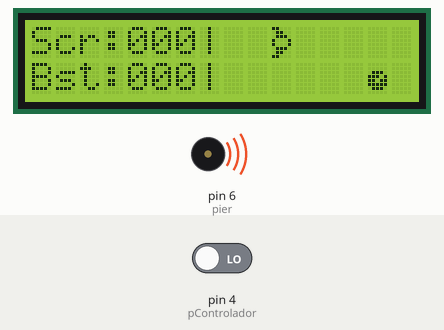
The sketch below on a simulated Arduino Uno, built with avr-gcc and run on an emulated ATmega328P. Parts: 16×2 character LCD, buzzer (waves = sounding). The test bench sets the inputs (shaded band); at power-on: pin 4 (pControlador) LOW. Random numbers use the default seed unless the sketch sets one.

Above: at 1.25 s.
1.3 s: pin 4 (pControlador) driven HIGH
At 3.2 s:
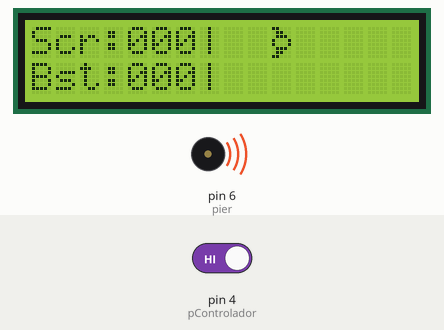
3.3 s: pin 4 (pControlador) driven LOW
At 4.85 s:
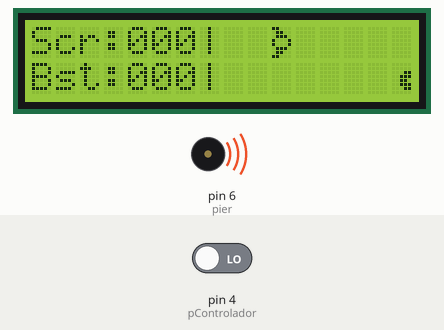
6.3 s: pin 4 (pControlador) driven HIGH
At 7.95 s:
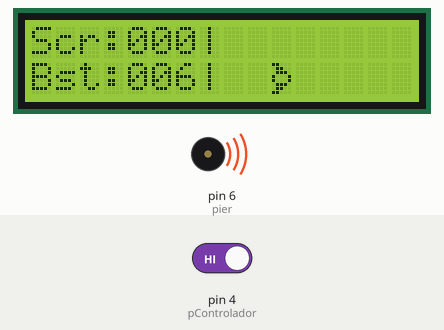
8.2 s: pin 4 (pControlador) driven LOW
At 9.15 s:
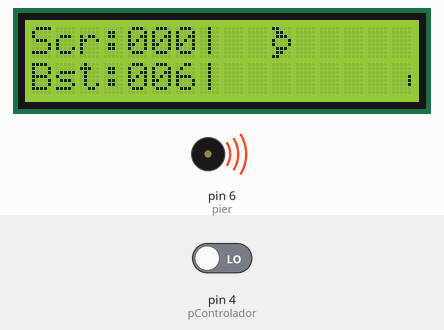
11.1 s: pin 4 (pControlador) driven HIGH
At 11.89 s:
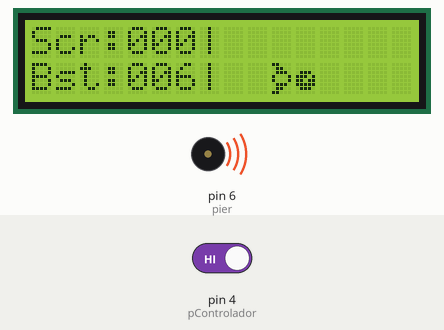
13.2 s: pin 4 (pControlador) driven LOW
At 13.66 s:
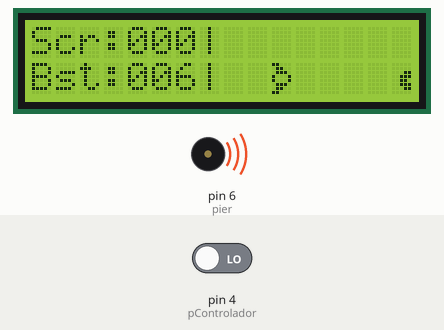
Timing chart, 0 to 18.3 s (numbered marks = the images above; inputs shaded):
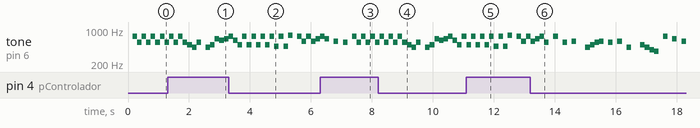

The sketch:

game.ino
```cpp
/*
Tela LCD
*/
#include <LiquidCrystal.h>
LiquidCrystal lcd(2, 3, A0, A1, A2, A3);


/*
Musica
*/
//Notas para o Arduino tocar
#define NOTE_B0  31
#define NOTE_C1  33
#define NOTE_CS1 35
#define NOTE_D1  37
#define NOTE_DS1 39
#define NOTE_E1  41
#define NOTE_F1  44
#define NOTE_FS1 46
#define NOTE_G1  49
#define NOTE_GS1 52
#define NOTE_A1  55
#define NOTE_AS1 58
#define NOTE_B1  62
#define NOTE_C2  65
#define NOTE_CS2 69
#define NOTE_D2  73
#define NOTE_DS2 78
#define NOTE_E2  82
#define NOTE_F2  87
#define NOTE_FS2 93
#define NOTE_G2  98
#define NOTE_GS2 104
#define NOTE_A2  110
#define NOTE_AS2 117
#define NOTE_B2  123
#define NOTE_C3  131
#define NOTE_CS3 139
#define NOTE_D3  147
#define NOTE_DS3 156
#define NOTE_E3  165
#define NOTE_F3  175
#define NOTE_FS3 185
#define NOTE_G3  196
#define NOTE_GS3 208
#define NOTE_A3  220
#define NOTE_AS3 233
#define NOTE_B3  247
#define NOTE_C4  262
#define NOTE_CS4 277
#define NOTE_D4  294
#define NOTE_DS4 311
#define NOTE_E4  330
#define NOTE_F4  349
#define NOTE_FS4 370
#define NOTE_G4  392
#define NOTE_GS4 415
#define NOTE_A4  440
#define NOTE_AS4 466
#define NOTE_B4  494
#define NOTE_C5  523
#define NOTE_CS5 554
#define NOTE_D5  587
#define NOTE_DS5 622
#define NOTE_E5  659
#define NOTE_F5  698
#define NOTE_FS5 740
#define NOTE_G5  784
#define NOTE_GS5 831
#define NOTE_A5  880
#define NOTE_AS5 932
#define NOTE_B5  988
#define NOTE_C6  1047
#define NOTE_CS6 1109
#define NOTE_D6  1175
#define NOTE_DS6 1245
#define NOTE_E6  1319
#define NOTE_F6  1397
#define NOTE_FS6 1480
#define NOTE_G6  1568
#define NOTE_GS6 1661
#define NOTE_A6  1760
#define NOTE_AS6 1865
#define NOTE_B6  1976
#define NOTE_C7  2093
#define NOTE_CS7 2217
#define NOTE_D7  2349
#define NOTE_DS7 2489
#define NOTE_E7  2637
#define NOTE_F7  2794
#define NOTE_FS7 2960
#define NOTE_G7  3136
#define NOTE_GS7 3322
#define NOTE_A7  3520
#define NOTE_AS7 3729
#define NOTE_B7  3951
#define NOTE_C8  4186
#define NOTE_CS8 4435
#define NOTE_D8  4699
#define NOTE_DS8 4978

//Configurações do som
#define notasIntervalo 150
#define multiplicador 1
unsigned long tempoNota = notasIntervalo;
word contadorNotas = 0;

//Componentes de som
#define pier 6//Pino do buzzer

//Melodia
//Array com a melodia da música
word melodia[] = {NOTE_FS5, NOTE_CS5, NOTE_FS5, NOTE_CS5, NOTE_FS5, NOTE_CS5, NOTE_FS5, NOTE_CS5, NOTE_FS5, NOTE_CS5, NOTE_FS5, NOTE_CS5, NOTE_B4,
NOTE_A4, NOTE_CS5, 0, NOTE_A4, NOTE_B4, NOTE_E5, NOTE_DS5, NOTE_E5, NOTE_FS5, NOTE_DS5, NOTE_B4, NOTE_FS5, NOTE_B4,
NOTE_FS5, NOTE_B4, NOTE_FS5, NOTE_B4, NOTE_FS5, NOTE_AS4, NOTE_FS5, NOTE_AS4, NOTE_G5, 0, NOTE_FS5, NOTE_D5, NOTE_FS5,
NOTE_D5, NOTE_E5, NOTE_FS5, NOTE_E5, 0, NOTE_D5, 0, NOTE_CS5, 0, NOTE_FS5, NOTE_CS5, NOTE_FS5, NOTE_CS5,
NOTE_FS5, NOTE_CS5, NOTE_FS5, NOTE_CS5, NOTE_FS5, NOTE_CS5, NOTE_FS5, NOTE_CS5, NOTE_B4, NOTE_A4, NOTE_CS5, 0, NOTE_A4,
NOTE_B4, NOTE_E5, NOTE_DS5, NOTE_E5, NOTE_FS5, NOTE_DS5, NOTE_B4, NOTE_FS5, NOTE_B4, NOTE_FS5, NOTE_B4, NOTE_FS5, NOTE_B4,
NOTE_FS5, NOTE_AS4, NOTE_FS5, NOTE_AS4, NOTE_G5, 0, NOTE_FS5, NOTE_D5, NOTE_FS5, NOTE_D5, NOTE_E5, NOTE_FS5, NOTE_CS5,
0, NOTE_FS5, 0, NOTE_CS5, 0, NOTE_D5, 0, 0, NOTE_A4, NOTE_B4, NOTE_CS5, NOTE_D5, 0,
NOTE_CS5, 0, NOTE_D5, 0, NOTE_A4, 0, 0, NOTE_B4, NOTE_A4, NOTE_G4, NOTE_FS4, 0, NOTE_FS5,
0, NOTE_E5, 0, NOTE_D5, 0, 0, NOTE_A4, NOTE_B4, NOTE_CS5, NOTE_D5, 0, NOTE_CS5, 0,
NOTE_D5, 0, NOTE_FS5, 0, 0, NOTE_G5, NOTE_FS5, NOTE_E5, NOTE_D5, 0, NOTE_E5, 0, NOTE_CS5,
0, NOTE_D5, 0, 0, NOTE_A4, NOTE_B4, NOTE_CS5, NOTE_D5, 0, NOTE_CS5, 0, NOTE_D5, 0,
NOTE_A4, 0, 0, NOTE_B4, NOTE_A4, NOTE_G4, NOTE_FS4, 0, NOTE_FS5, 0, NOTE_E5, 0, NOTE_D5,
0, 0, NOTE_A4, NOTE_B4, NOTE_CS5, NOTE_D5, 0, NOTE_CS5, 0, NOTE_D5, 0, NOTE_FS5, NOTE_D5,
NOTE_FS5, NOTE_D5, NOTE_E5, NOTE_FS5, NOTE_E5, 0, NOTE_D5, 0, NOTE_CS5, 0, NOTE_A4, 0, 0,
NOTE_A5, 0, 0, NOTE_E5, 0, 0, 0, 0, 0, NOTE_D5, 0, 0, NOTE_A5,
0, 0, NOTE_A4, 0, 0, 0, 0, 0, NOTE_A4, 0, 0, NOTE_D5, 0,
0, NOTE_A5, 0, 0, 0, 0, NOTE_B5, NOTE_A5, 0, 0, NOTE_E5, 0, 0,
NOTE_D5, 0, 0, 0, 0, 0, NOTE_A4, 0, 0, NOTE_A5, 0, 0, NOTE_E5,
0, 0, 0, 0, 0, NOTE_D5, 0, 0, NOTE_A5, 0, 0, NOTE_A4, 0,
0, 0, 0, 0, NOTE_A4, 0, 0, NOTE_D5, 0, 0, NOTE_A5, 0, 0,
0, 0, NOTE_B5, NOTE_A5, 0, 0, NOTE_E5, 0, 0, NOTE_D5, 0, 0, 0,
0, 0, NOTE_A4, 0, 0, NOTE_A5, 0, NOTE_FS5, NOTE_E5, 0, NOTE_D5, NOTE_CS5, 0,
NOTE_D5, NOTE_E5, 0, 0, NOTE_CS6, NOTE_C6, NOTE_B5, NOTE_A5, 0, 0, 0, 0, 0,
NOTE_B4, 0, 0, NOTE_A5, 0, NOTE_FS5, NOTE_E5, 0, NOTE_D5, NOTE_E5, 0, NOTE_FS5, NOTE_CS5,
0, 0, NOTE_E5, 0, 0, NOTE_E5, 0, NOTE_D5, NOTE_CS5, 0, NOTE_D5, NOTE_A4, 0,
0, NOTE_A5, 0, NOTE_FS5, NOTE_E5, 0, NOTE_D5, NOTE_CS5, 0, NOTE_D5, NOTE_E5, 0, 0,
NOTE_CS6, NOTE_C6, NOTE_B5, NOTE_A5, 0, 0, 0, 0, 0, NOTE_B4, 0, 0, NOTE_A5,
0, NOTE_FS5, NOTE_E5, 0, NOTE_D5, NOTE_E5, 0, NOTE_FS5, NOTE_CS5, 0, 0, NOTE_E5, 0,
0, NOTE_E5, 0, NOTE_D5, NOTE_CS5, 0, NOTE_D5, NOTE_A4, 0, NOTE_D4, NOTE_E4, 0, NOTE_D4,
NOTE_GS3, 0, NOTE_D4, NOTE_E4, 0, NOTE_D4, NOTE_G3, 0, NOTE_D4, NOTE_E4, 0, NOTE_G4, NOTE_FS4,
0, NOTE_E4, NOTE_D4, 0, NOTE_A3, NOTE_A4, 0, NOTE_D4, NOTE_E4, 0, NOTE_D4, NOTE_GS3, 0,
NOTE_D4, NOTE_E4, 0, NOTE_D4, NOTE_G3, 0, NOTE_D4, NOTE_E4, 0, NOTE_G4, NOTE_FS4, 0, NOTE_E4,
NOTE_D4, 0, NOTE_A3, NOTE_A4, 0, NOTE_D4, NOTE_E4, 0, NOTE_D4, NOTE_A3, 0, NOTE_D4, NOTE_E4,
0, NOTE_FS4, NOTE_D4};

/*
////////////////////////////////////////////////////////////////////////////////////////
*/

/*
Configurações do jogo
*/
//Tempos
#define intervaloClick 300//Intervalo entre cliques
#define intervaloTick 500//Intervalo entre uma aceleração no movimento do asteroide e outra
#define moverTempo 200

word intervaloMover = moverTempo;//Intervalo entre uma vez que o asteroide move e outra
unsigned long tClick = intervaloClick,
tempo = 0,//Variavel que ficará com o valor de millis()
tMover = intervaloMover,//Tempo que o asteroide move
tTick = intervaloTick;//Tempo que o jogo acelera

//Definir componentes
#define pControlador 4
#define pContraste 5

//Configurações do jogo
#define tamanhoTela 80
#define x 6
#define qntdFrames 3
#define tCaminho 12

word pos = 0, ajuste = 0, pontuacao = 0, recorde = 0;
word posM[2] = {29, 1};//Posição do asteroide

//Matriz com os frames de acordo com a posição do asteroide
int matrizPos[2][12] = {
  {0, 0, 0, 0, 0, 0, 0, 0, 0, 0, 0, 0},
  {0, 0, 0, 0, 0, 0, 0, 0, 0, 0, 0, 0}
};

bool adicionar = 0;//Controlador da variavel ajuste


/*
////////////////////////////////////////////////
*/
void setup()
{
  pinMode(pContraste, OUTPUT);
  pinMode(pier, OUTPUT);
  analogWrite(pContraste, 30);
  Serial.begin(9600);
  lcd.begin(16, 2);


  carregarSprites();
  carregarLayout();
  ajustarTabela(1, pontuacao);
  lcd.setCursor(x+4, pos);
  lcd.write(byte(0));
}

/*
Funções de ajuste
*/
void carregarLayout()
{
  /*
   *Carregar o layout onde fica a pontuação, recorde e a divisão.
   */
  for(int i = 0; i < 2; i++)
  {
    lcd.setCursor(0, i);
    if(i == 0)
    {
      lcd.print("Scr:");
    }
    else
    {
      lcd.print("Bst:");
    }
    for(int j = 0; j <= x-4; j++)
    {
      lcd.write("0");
    }
    lcd.write("|");
  }

}


void carregarSprites()
{
  /*
   * Carregar os sprites na memoria do Arduino.
   */
  static byte nave[8] = {
    B11000,
    B01100,
    B01110,
    B10001,
    B10001,
    B01110,
    B01100,
    B11000
  };
  lcd.createChar(0, nave);
  static byte asteroides[] = {
    //+1 para a esquerda
    B00000,
    B00000,
    B00000,
    B00001,
    B00001,
    B00001,
    B00000,
    B00000,

    //+3 para a esquerda
    B00000,
    B00000,
    B00011,
    B00111,
    B00110,
    B00111,
    B00011,
    B00000,

    //Cheio
    B00000,
    B00000,
    B01110,
    B11101,
    B11011,
    B11111,
    B01110,
    B00000,

    //+7 para a esquerda
    B00000,
    B00000,
    B11000,
    B10100,
    B01100,
    B11100,
    B11000,
    B00000,

    //+9 para a esquerda
    B00000,
    B00000,
    B00000,
    B10000,
    B10000,
    B10000,
    B00000,
    B00000,

    //Vazio
    B00000,
    B00000,
    B00000,
    B00000,
    B00000,
    B00000,
    B00000,
    B00000
  };

  for(int i = 0; i < 6; i++)
  {
    lcd.createChar(i+1, &asteroides[i*8]);
  }
}

void ajustarTabela(int pos, int valor)
{
  //Ajustar os valores na tabela do layout, podendo ajustar recorde e pontuação
  long tamanho = String(valor).length();
  lcd.setCursor(x-tamanho+1, pos);
  lcd.print(valor);
}

/*
/////////////////////////////////////////////////////////////////////////////
*/

/*
Funções de música
*/
void musica()
{
  if(tempo >= tempoNota)
  {
    noTone(pier);
    tone(pier, melodia[contadorNotas], notasIntervalo);
    tempoNota = tempo+notasIntervalo*multiplicador;
    contadorNotas++;
    if(contadorNotas >= sizeof(melodia)/sizeof(melodia[0]))
    {
      contadorNotas = 0;
    }
  }
}
/*
////////////////////////////
*/

/*
Funções de controle
*/
void resetar()
{
  /*
   * Resetar o jogo, volta para o estado inicial, exceto o recorde.
   */
  //Conferir se bateu o recorde
  if(pontuacao > recorde)
  {
    recorde = pontuacao;
  }
  //resetar valores
  pontuacao = 0;
  posM[0] = qntdFrames*tCaminho;
  posM[1] = random(0, 2);
  pos = 0;
  adicionar = false;
  ajuste = 0;
  intervaloMover = moverTempo;

  for(int i = 0; i < 2; i++)
  {
    for(int j = 0; j < tCaminho; j++)
    {
      matrizPos[i][j] = 0;
    }
  }

  //Ajustar layout
  carregarLayout();
  ajustarTabela(1, recorde);
  mAsteroide();

  //desenhar jogo novamente
  for(int i = 0; i < 2; i++)
  {
    for(int j = x+2; j < 16; j++)
    {
      lcd.setCursor(j, i);
      lcd.write(byte(6));
    }
  }

  lcd.setCursor(x+4, 0);
  lcd.write(byte(0));
}

void mNave()
{
  /*
   * Mover a nave de posição.
   */
  lcd.setCursor(x+4, pos);
  lcd.print(" ");
  if(pos == 1)
  {
    pos = 0;
  }
  else
  {
    pos = 1;
  }
  lcd.setCursor(x+4, pos);
  lcd.write(byte(0));
}

void definirPos()
{
  /*
   * Definir a posição do asteroide e seu frame para cada slot que ele ocupa.
   */
  //Pegar as posições que os asteroides ocupam
  int div = int(posM[0]/qntdFrames);
  int dif = posM[0]-div*qntdFrames;

  int pos1 = div;
  int pos2 = pos1+1;

  //pegar o frame
  int frame1 = qntdFrames-dif;
  int frame2 = dif+ajuste;

  //Ajustar a variavel de ajuste para ela se adequar ao frame correto

  if(frame2 == qntdFrames*2){
    ajuste = 0;
    adicionar = false;
  }
  if(frame1 == qntdFrames){
    adicionar = true;
  }
  if(adicionar){
    ajuste += 2;
  }

  //modificar matriz das posicoes
  if(0 <= pos1 < tCaminho){
    matrizPos[posM[1]][pos1] = frame1;
  }
  if(0 <= pos2 < tCaminho){
    matrizPos[posM[1]][pos2] = frame2;
  }
}

void mAsteroide()
{
  /*
   * Mover o asteroide.
   */
  if(posM[0] > 0)
  {
    //mudar posicoes
    definirPos();
    posM[0]--;

    //desenhar
    for(int i = 2; i < tCaminho; i++)
    {
      for(int j = 0; j <= 1; j++)
      {
        int frame = matrizPos[j][i];
        if(frame > 0 && frame <= qntdFrames*2)
        {
          lcd.setCursor(i+x, j);
          lcd.write(byte(frame));
          if(frame == 6)
          {
            matrizPos[j][i] = 0;
          }
          //Verificar se o asteroide colidiu com a nave
          if(i == 4 && frame != 0 && pos == posM[1])
          {
            resetar();
          }
        }
      }
    }
  }
  else
  {
    //Faz o asteroide voltar para o inicio
    posM[0] = qntdFrames*tCaminho;
    posM[1] = random(0, 2);

    //Adicionar pontuação
    if(pontuacao < 999){
    	pontuacao++;
    	ajustarTabela(0, pontuacao);
    }
  }
}
/*
/////////////////////////////////////////////
*/


void loop()
{
  tempo = millis();
  //Tocar musica
  musica();
  //Ver se o botão foi clicado
  if(digitalRead(pControlador) == 1 && tempo >= tClick)
  {
    mNave();
    tClick = tempo+intervaloClick;
  }

  //mover asteroide
  if(tempo >= tMover)
  {
  	mAsteroide();
    tMover = tempo+intervaloMover;
  }

  //Acelerar
  if(intervaloMover > 30 && tempo >= tTick)
  {
    intervaloMover--;
    tTick = tempo+intervaloTick;
  }
}
```

Measured:
- by itself, tone on pin 6 (pier): plays 587 Hz for 0.15 s, 659 Hz for 0.15 s, 740 Hz for 0.15 s, 554 Hz for 0.15 s, 740 Hz for 0.15 s, 554 Hz for 0.15 s … (21 notes in this stretch)
